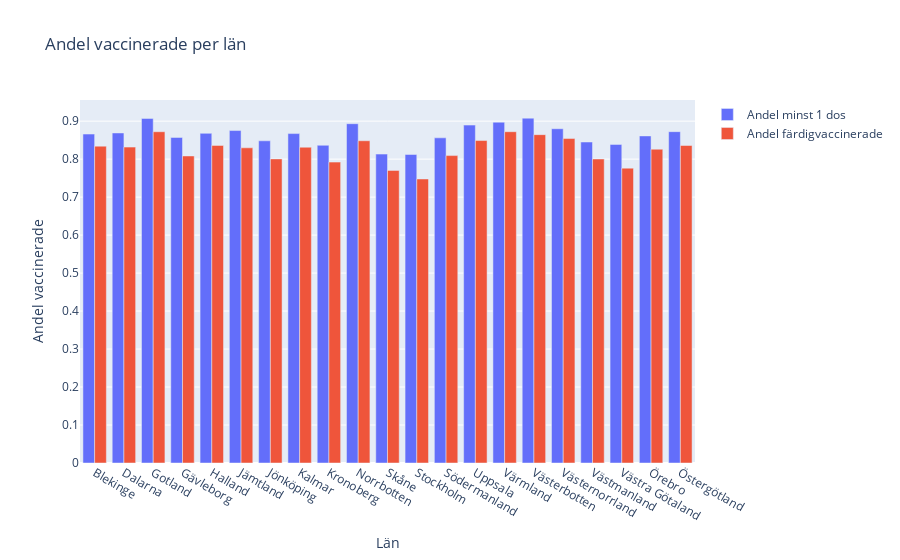

The code cell stored with this chart in its notebook:
### Markdown cell above
### e) Rita stapeldiagram för andel med minst 1 dos per län och andel färdigvaccinerade per län

### Code cell
# Skapa en dataframe grupperad på län
vaccinerade_län = vaccinerade_riket.groupby("Län_namn").sum()
vaccinerade_län.drop(["Län", "Kommun"], axis="columns", inplace=True) # Ta bort irelevanta kolumner 

# Beräkna andel vaccinerade
vaccinerade_län["Andel minst 1 dos"] = vaccinerade_län["Antal minst 1 dos"] /  vaccinerade_län["Befolkning"]
vaccinerade_län["Andel färdigvaccinerade"] = vaccinerade_län["Antal färdigvaccinerade"] /  vaccinerade_län["Befolkning"]

# Plotta stapeldiagram
fig = px.bar(vaccinerade_län, x=vaccinerade_län.index, y=["Andel minst 1 dos", "Andel färdigvaccinerade"], barmode='group', title="Andel vaccinerade per län", labels={"Län_namn" : "Län", "value" : "Andel vaccinerade", "variable" : ""})
fig.show()
fig.write_html("Visualiseringar/Andel vaccinerade per län.html") # Spara figur till fil

### Figure 1 — Plotly figure (JSON) as saved in the notebook; plotly's stock layout.template omitted (floating-point values rounded to 4 significant figures)
{"data": [{"alignmentgroup": "True", "hovertemplate": "=Andel minst 1 dos<br>Län=%{x}<br>Andel vaccinerade=%{y}<extra></extra>", "legendgroup": "Andel minst 1 dos", "marker": {"color": "#636efa", "pattern": {"shape": ""}}, "name": "Andel minst 1 dos", "offsetgroup": "Andel minst 1 dos", "orientation": "v", "showlegend": true, "textposition": "auto", "type": "bar", "x": ["Blekinge", "Dalarna", "Gotland", "Gävleborg", "Halland", "Jämtland", "Jönköping", "Kalmar", "Kronoberg", "Norrbotten", "Skåne", "Stockholm", "Södermanland", "Uppsala", "Värmland", "Västerbotten", "Västernorrland", "Västmanland", "Västra Götaland", "Örebro", "Östergötland"], "xaxis": "x", "y": [0.866, 0.8689, 0.9072, 0.8572, 0.8679, 0.8752, 0.8483, 0.8673, 0.8364, 0.8933, 0.8133, 0.8122, 0.8561, 0.8896, 0.8973, 0.9079, 0.88, 0.8451, 0.8388, 0.8611, 0.8723], "yaxis": "y"}, {"alignmentgroup": "True", "hovertemplate": "=Andel färdigvaccinerade<br>Län=%{x}<br>Andel vaccinerade=%{y}<extra></extra>", "legendgroup": "Andel färdigvaccinerade", "marker": {"color": "#EF553B", "pattern": {"shape": ""}}, "name": "Andel färdigvaccinerade", "offsetgroup": "Andel färdigvaccinerade", "orientation": "v", "showlegend": true, "textposition": "auto", "type": "bar", "x": ["Blekinge", "Dalarna", "Gotland", "Gävleborg", "Halland", "Jämtland", "Jönköping", "Kalmar", "Kronoberg", "Norrbotten", "Skåne", "Stockholm", "Södermanland", "Uppsala", "Värmland", "Västerbotten", "Västernorrland", "Västmanland", "Västra Götaland", "Örebro", "Östergötland"], "xaxis": "x", "y": [0.8342, 0.8316, 0.8721, 0.8084, 0.8361, 0.8298, 0.8006, 0.8314, 0.7921, 0.8484, 0.7704, 0.7478, 0.8094, 0.8489, 0.8722, 0.8644, 0.8542, 0.8004, 0.7763, 0.8262, 0.8359], "yaxis": "y"}], "layout": {"barmode": "group", "legend": {"title": {"text": ""}, "tracegroupgap": 0}, "title": {"text": "Andel vaccinerade per län"}, "xaxis": {"anchor": "y", "domain": [0, 1], "title": {"text": "Län"}}, "yaxis": {"anchor": "x", "domain": [0, 1], "title": {"text": "Andel vaccinerade"}}}}
